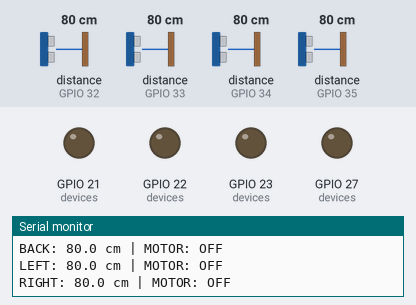
Bench run of a sketch on a simulated ESP32. Shown: output pins drawn as LEDs (lit = HIGH), the last lines printed to the serial monitor. Wiring (inferred from the names in the program): 4 × ultrasonic range finder: trigger GPIO 13, echo GPIO 34 / trigger GPIO 14, echo GPIO 35 / trigger GPIO 18, echo GPIO 32 / trigger GPIO 19, echo GPIO 33. The inputs (shaded band) are chosen by the test bench; at power-on: distance to the obstacle (sensors on GPIO 32, GPIO 33, GPIO 34, GPIO 35) 80 cm. The echo pulse lasts 58.3 µs per cm; pins used as bus, display or sensor lines are not drawn.

Above: at 2.2 s.
2.3 s: distance to the obstacle (sensor on GPIO 32) set to 56 cm
3.8 s: distance to the obstacle (sensor on GPIO 32) set to 48 cm
At 4.9 s:
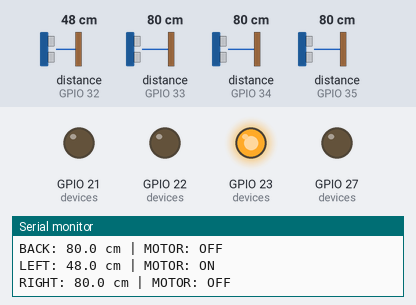
5.3 s: distance to the obstacle (sensor on GPIO 33) set to 54 cm
6.8 s: distance to the obstacle (sensor on GPIO 33) set to 46 cm
At 8.1 s:
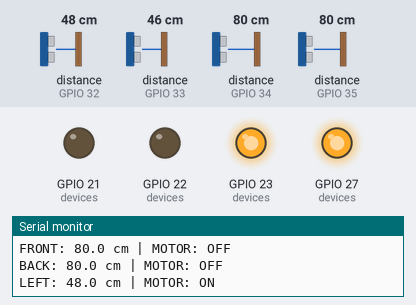
8.4 s: distance to the obstacle (sensor on GPIO 34) set to 55 cm
9.9 s: distance to the obstacle (sensor on GPIO 34) set to 46 cm
At 10.9 s:
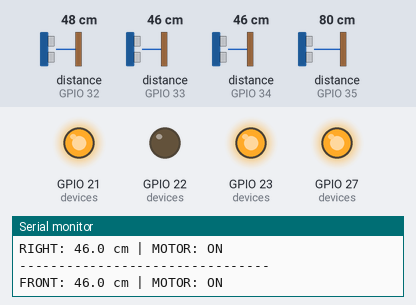
Timing chart, 0 to 12.4 s (numbered marks = the images above; inputs shaded):
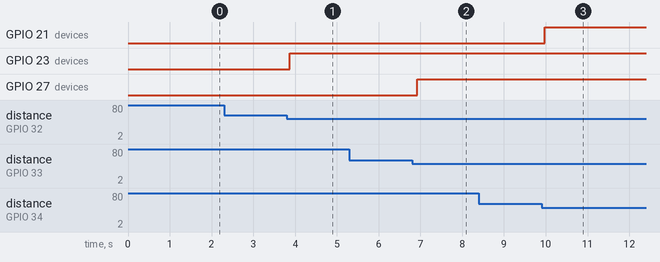

The sketch:

original_belt.ino
```cpp
/*
  PROJEXA - SMART HAPTIC NAVIGATION BELT
  ESP32-WROOM-32 DevKit
  4 Ultrasonic Sensors + 4 Vibration Motors

  ORIGINAL FIRMWARE (no Bluetooth). Backup copy: upload this to restore the belt
  to its original behaviour.

  Detection threshold: 50 cm
  Serial Monitor: 115200 baud

  FRONT: TRIG 13, ECHO 34, MOTOR 21
  BACK:  TRIG 14, ECHO 35, MOTOR 22
  LEFT:  TRIG 18, ECHO 32, MOTOR 23
  RIGHT: TRIG 19, ECHO 33, MOTOR 27
*/

struct Sensor {
  const char* name;
  int trigPin;
  int echoPin;
  int motorPin;
};

Sensor devices[] = {
  {"FRONT", 13, 34, 21},
  {"BACK",  14, 35, 22},
  {"LEFT",  18, 32, 23},
  {"RIGHT", 19, 33, 27}
};

const int DEVICE_COUNT = 4;
const float DETECTION_LIMIT = 50.0;

const unsigned long ECHO_TIMEOUT_US = 6500;

float readDistanceCM(const Sensor &s) {
  digitalWrite(s.trigPin, LOW);
  delayMicroseconds(3);

  digitalWrite(s.trigPin, HIGH);
  delayMicroseconds(10);
  digitalWrite(s.trigPin, LOW);

  unsigned long duration =
    pulseIn(s.echoPin, HIGH, ECHO_TIMEOUT_US);

  if (duration == 0) {
    return -1.0;
  }

  float distance = duration * 0.0343f / 2.0f;

  if (distance > 100.0 || distance < 2.0) {
    return -1.0;
  }

  return distance;
}

void setup() {
  Serial.begin(115200);
  delay(1000);

  for (int i = 0; i < DEVICE_COUNT; i++) {
    pinMode(devices[i].trigPin, OUTPUT);
    pinMode(devices[i].echoPin, INPUT);
    pinMode(devices[i].motorPin, OUTPUT);

    digitalWrite(devices[i].trigPin, LOW);
    digitalWrite(devices[i].motorPin, LOW);
  }

  Serial.println();
  Serial.println("================================");
  Serial.println(" PROJEXA SMART HAPTIC BELT");
  Serial.println(" Four Direction Detection");
  Serial.println(" Detection Limit: 50 CM");
  Serial.println("================================");
}

void loop() {
  for (int i = 0; i < DEVICE_COUNT; i++) {

    float distance = readDistanceCM(devices[i]);

    bool obstacleDetected =
      (distance >= 2.0 && distance <= DETECTION_LIMIT);

    digitalWrite(
      devices[i].motorPin,
      obstacleDetected ? HIGH : LOW
    );

    Serial.print(devices[i].name);
    Serial.print(": ");

    if (distance < 0) {
      Serial.print("NO OBJECT");
    } else {
      Serial.print(distance, 1);
      Serial.print(" cm");
    }

    Serial.print(" | MOTOR: ");
    Serial.println(obstacleDetected ? "ON" : "OFF");

    // Prevent ultrasonic interference
    delay(70);
  }

  Serial.println("--------------------------------");
}
```

Measured:
- the behaviour switches between 51 and 50 cm on distance to the obstacle (sensor on GPIO 32) (found by bisection; images 0 and 1)
- the behaviour switches between 51 and 50 cm on distance to the obstacle (sensor on GPIO 33) (found by bisection; images 1 and 2)
- the behaviour switches between 51 and 50 cm on distance to the obstacle (sensor on GPIO 34) (found by bisection; images 2 and 3)
- after the input at 3.8 s, GPIO 23 (devices): LOW → HIGH after 0.07 s
- after the input at 6.8 s, GPIO 27 (devices): LOW → HIGH after 0.13 s
- after the input at 9.9 s, GPIO 21 (devices): LOW → HIGH after 0.07 s
